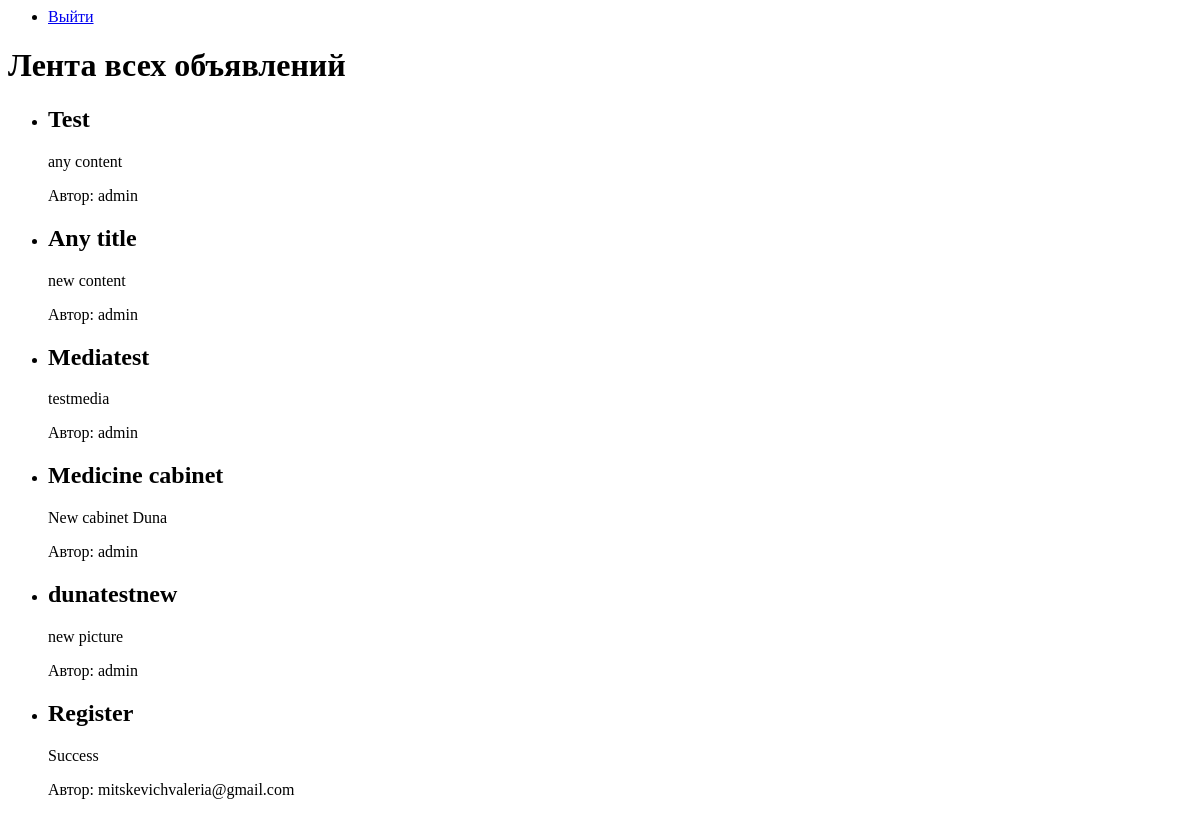
Page / (signed in) on the earlier database version.
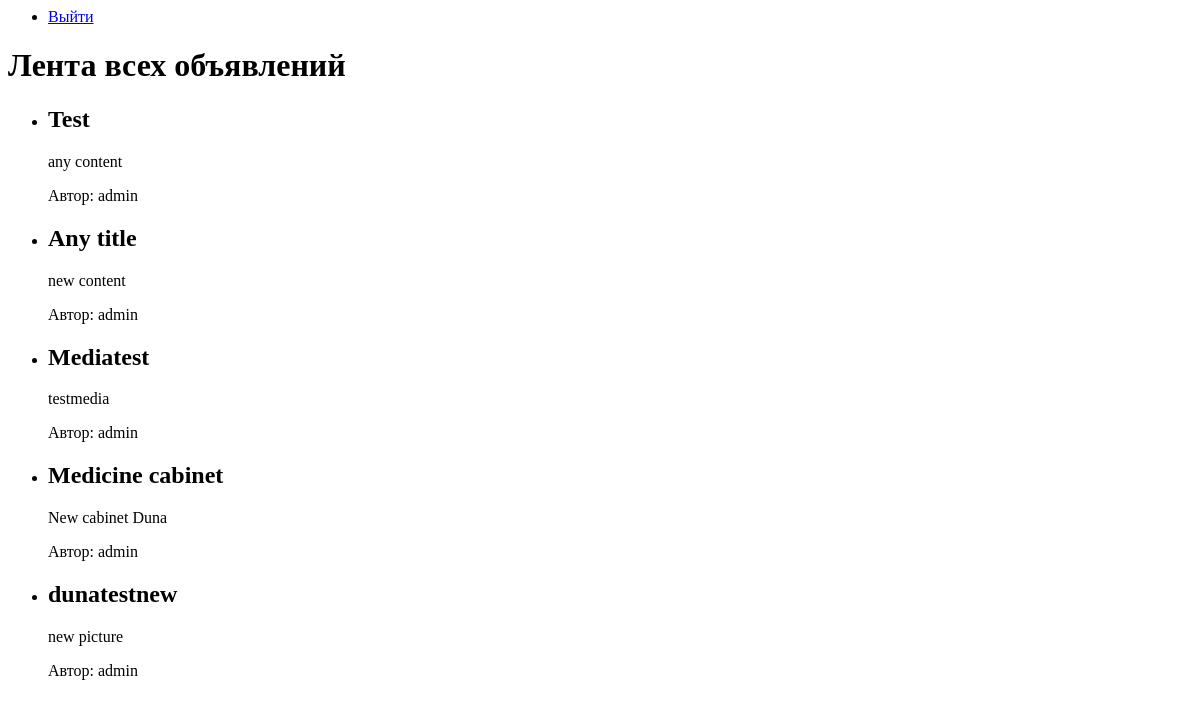
Same page on the later database version.
### board/models.py (models this page shows, shortened)
class Advertisement(models.Model):
    user = models.ForeignKey(User, on_delete=models.CASCADE)
    category = models.ForeignKey(Category, on_delete=models.PROTECT)
    title = models.CharField(max_length=200)
    content = RichTextField()  # Заменим TextField на RichTextField
    file = models.FileField(upload_to='media/', blank=True, null=True)  # Добавим поле для медиа-контента
    created_at = models.DateTimeField(auto_now_add=True)

### board/views.py (the view)
# urls.py: path('', views.all_advertisements, name='all_advertisements'),  # Переносим этот URL-шаблон в самое начало списка
def all_advertisements(request):
    if request.user.is_active:
        advertisements = Advertisement.objects.all()
        return render(request, 'all_advertisements.html', {'advertisements': advertisements})
    else:
        return render(request, 'confirmation_sent.html')

### board/templates/all_advertisements.html (shortened to what this page needs)
<html>
<head>
</head>
<body>
    <nav>
        <ul>
            {% if user.is_authenticated %}
                <li><a href="{% url 'logout' %}">Выйти</a></li>
            {% else %}
                <li><a href="{% url 'login' %}">Войти</a></li>
                <li><a href="{% url 'register_user' %}">Зарегистрироваться</a></li>
            {% endif %}
        </ul>
    </nav>
    {% block content %}
    <h1>Лента всех объявлений</h1>
    <ul>
        {% for advertisement in advertisements %}
        <li>
            <h2>{{ advertisement.title }}</h2>
            <p>{{ advertisement.content }}</p>
            <p>Автор: {{ advertisement.user }}</p>
        </li>
        {% endfor %}
    </ul>
    {% endblock %}
</body>
</html>

Differences in the rows shown:
removed Advertisement: title "Register", content "Success", user "mitskevichvaleria@gmail.com"
